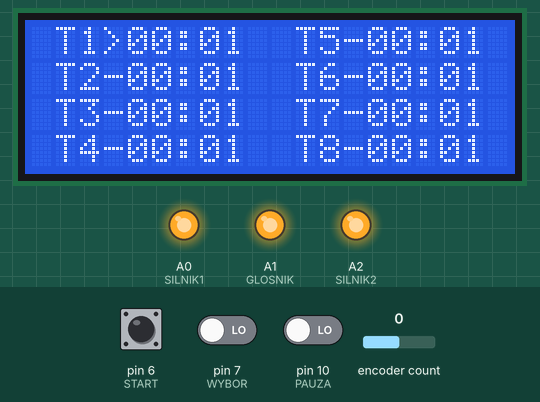
This sketch was run on a simulated Arduino Uno, built with avr-gcc and run on an emulated ATmega328P. On the bench: 20×4 character LCD, output pins drawn as LEDs (lit = HIGH). Dashed ring = blinking. Inputs (shaded band) come from the test bench; at power-on: pin 6 (START) LOW, pin 10 (PAUZA) LOW, pin 7 (WYBOR) LOW, encoder count 0.

Above: at 0.8 s.
0.9 s: pin 6 (START) pulled HIGH for 0.15 s
At 1.47 s:
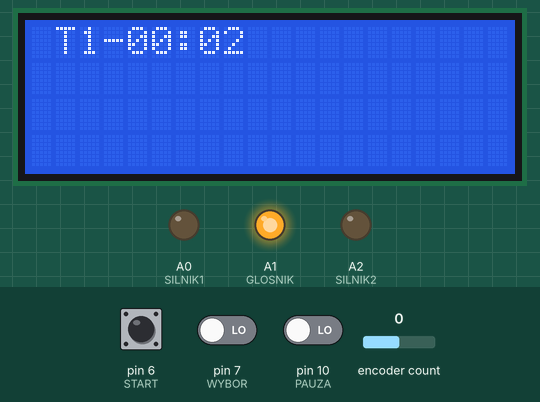
1.6 s: pin 10 (PAUZA) driven HIGH
At 2.0 s:
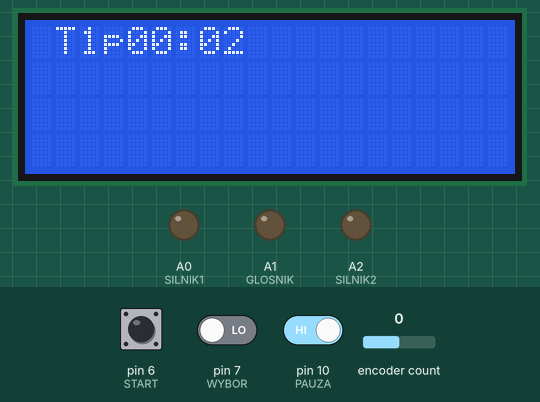
4.0 s: pin 6 (START) pulled HIGH for 1 s
At 4.72 s:
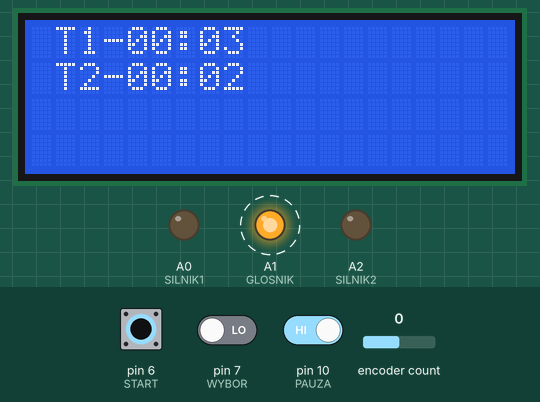
5.6 s: pin 6 (START) pulled HIGH for 0.15 s
6.3 s: pin 6 (START) pulled HIGH for 3.2 s
At 8.67 s:
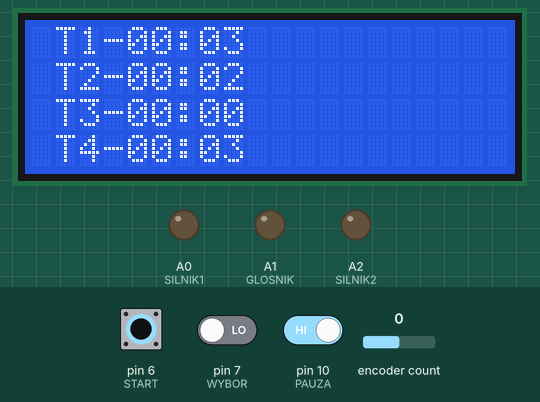
10.1 s: pin 6 (START) pulled HIGH for 0.15 s
At 10.87 s:
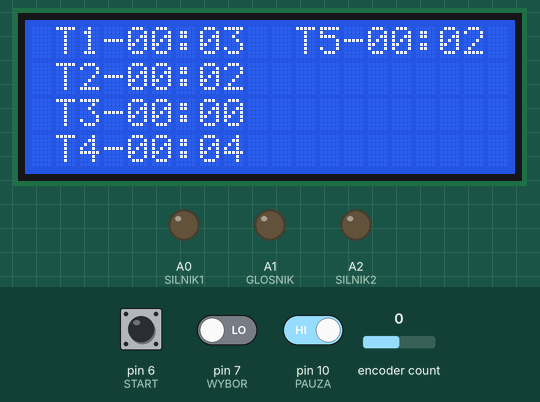
Timing chart, 0 to 11.8 s (numbered marks = the images above; inputs shaded):
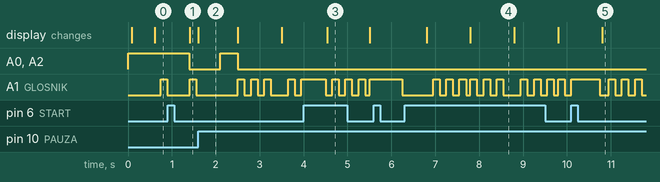

The sketch:

Clock.ino
```cpp
#include <LiquidCrystal.h>
#include <Timer.h>
#include <Encoder.h>
#include <EEPROM.h>

#define START 6     // start i nastepny czas
#define WYBOR 7     // wybor i zapis czasu
#define PAUZA 10    // pauza
#define SILNIK1 A0   // silnik
#define SILNIK2 A2
#define GLOSNIK A1  // glosnik

LiquidCrystal lcd(12, 11, 5, 4, 3, 2);
Timer tt;
Timer Beep;
Encoder enc(8, 9);  // enkoder

int q, old_t, k, col = 0, row = 0, i, t[8], u, minute, second, T = 0, MIN, SEC;

boolean newState[3] = {false, false, false}, lastState[3] = {false, false, false}, start = false, ticking = false, UP = false, lastUP = false;

void setup() {
  pinMode(START, INPUT);
  pinMode(WYBOR, INPUT);
  pinMode(GLOSNIK, OUTPUT);
  pinMode(PAUZA, INPUT);
  pinMode(SILNIK1, OUTPUT);
  pinMode(SILNIK2, OUTPUT);
  digitalWrite(SILNIK1, HIGH);
  digitalWrite(SILNIK2, HIGH);

  lcd.begin(20,4);

  for(u = 0; u <= 14; u = u + 2){
    t[u/2] = (int) ((EEPROM.read(u) & 0xFF) << 8) | (EEPROM.read(u+1) & 0xFF);
    delay(2);
  }

  int tick = tt.every(1000, count, 0);
  lcdUpdate(7, 8);
  timeUpdate();
}

void beep(int beeps){
  int beeper = Beep.oscillate(GLOSNIK, 150, LOW, beeps);
}

boolean button(int x){
  return lastState[x] == LOW && newState[x] == HIGH;
}

void setcursor(int x, int y){
  col = col + x;
  row = row + y;
  lcd.setCursor(col, row);
}

void count(){
  if(ticking){
    if(T == 0){
      digitalWrite(GLOSNIK, LOW);
    }
    T++;
    old_t = t[i];
    --t[i];
    if(t[i] > 10){
      if(T%30 == 0 && T%60 != 0){
        beep(1);
      } else if(T%60 == 0){
        beep(2);
      }
    }
    if(t[i] <= 10 && t[i] > 0){
      beep(1);
    }
    if(t[i] <= 0){
      beep(3);          //pikanie
     }
    if((t[i] == 599 && old_t == 600) || (t[i] == 5999 && old_t == 6000)){
      lcd.clear();
    }
    UP = !UP;
  }
}

void printNumber(int number, int m, int s){
  minute = number / 60;
  second = number - 60*minute;
  if(minute < 10 & m == 1) {
    lcd.print(0);
  }
  if(m == 1){
    lcd.print(minute);
    } else {
      setcursor(5, 0);
    }
  lcd.print(":");
  if(s == 1){
    if(second < 10 & s == 1){
      lcd.print(0);
    }
    lcd.print(second);
  }
}

void lcdUpdate(int x, int y){
  switch(x){
    case 7:
      col = 11; // 8
      row = 3;
      lcd.setCursor(col, row);
      if(y == 7){
        lcd.print("T8>");
      } else if(y == -8){
        lcd.print("T8p");
      }
      else {
        lcd.print("T8-");
      }
      printNumber(abs(t[7]), 1, 1);
    case 6:
      col = 11; // 7
      row = 2;
      lcd.setCursor(col, row);
      if(y == 6){
        lcd.print("T7>");
      } else if(y == -7){
        lcd.print("T7p");
      } else {
        lcd.print("T7-");
      }
      printNumber(abs(t[6]), 1, 1);
    case 5:
      col = 11;  // 6
      row = 1;
      lcd.setCursor(col, row);
      if(y == 5){
        lcd.print("T6>");
      } else if(y == -6){
        lcd.print("T6p");
      } else {
        lcd.print("T6-");
      }
      printNumber(abs(t[5]), 1, 1);
    case 4:
      col = 11; //5
      row = 0;
      lcd.setCursor(col, row);
      if(y == 4){
        lcd.print("T5>");
      } else if(y == -5){
        lcd.print("T5p");
      } else {
        lcd.print("T5-");
      }
      printNumber(abs(t[4]), 1, 1);
    case 3:
      col = 1;  // 4
      row = 3;
      lcd.setCursor(col, row);
      if(y == 3){
        lcd.print("T4>");
      } else if(y == -4){
        lcd.print("T4p");
      } else {
        lcd.print("T4-");
      }
      printNumber(abs(t[3]), 1, 1);
    case 2:
      col = 1;  // 3
      row = 2;
      lcd.setCursor(col, row);
      if(y == 2){
        lcd.print("T3>");
      } else if(y == -3){
        lcd.print("T3p");
      } else {
        lcd.print("T3-");
      }
      printNumber(abs(t[2]), 1, 1);
    case 1:
      col = 1; // 2
      row = 1;
      lcd.setCursor(col, row);
      if(y == 1){
        lcd.print("T2>");
      } else if(y == -2){
        lcd.print("T2p");
      } else {
        lcd.print("T2-");
      }
      printNumber(abs(t[1]), 1, 1);
    case 0:
      col = 1; //1
      row = 0;
      lcd.setCursor(col, row);
      if(y == 0){
        lcd.print("T1>");
      } else if(y == -1){
        lcd.print("T1p");
      } else {
        lcd.print("T1-");
      }
      printNumber(abs(t[0]), 1, 1);
    default: break;
  }
}

void lcdUpdate_set(int x, int m, int s){
  switch(x){
    case 0:
      col = 1; //1
      row = 0;
      lcd.setCursor(col, row);
      lcd.print("T1>");
      printNumber(abs(t[0]), m, s); break;
    case 1:
      col = 1; // 2
      row = 1;
      lcd.setCursor(col, row);
      lcd.print("T2>");
      printNumber(abs(t[1]), m, s); break;
    case 2:
      col = 1;  // 3
      row = 2;
      lcd.setCursor(col, row);
     lcd.print("T3>");
      printNumber(abs(t[2]), m, s); break;
    case 3:
      col = 1;  // 4
      row = 3;
      lcd.setCursor(col, row);
      lcd.print("T4>");
      printNumber(abs(t[3]), m, s); break;
    case 4:
      col = 11; //5
      row = 0;
      lcd.setCursor(col, row);
      lcd.print("T5>");
      printNumber(abs(t[4]), m, s); break;
    case 5:
      col = 11;  // 6
      row = 1;
      lcd.setCursor(col, row);
      lcd.print("T6>");
      printNumber(abs(t[5]), m, s); break;
    case 6:
      col = 11; // 7
      row = 2;
      lcd.setCursor(col, row);
      lcd.print("T7>");
      printNumber(abs(t[6]), m, s); break;
    case 7:
      col = 11; // 8
      row = 3;
      lcd.setCursor(col, row);
      lcd.print("T8>");
      printNumber(abs(t[7]), m, s); break;
    default: break;
  }
}

void timeSetup(){
  delay(500);
  MIN = t[i] / 60;
  SEC = abs(t[i] % 60);
  enc.write(MIN*2);
  beep(1);
  lcd.clear();
  while(true){                          //ustawienie minut
    newState[1] = digitalRead(WYBOR);
    if(button(1)){
      beep(1);
      break;
    }
    if(t[i] < 0){
      enc.write(0);
    }
    if(t[i] > 5940){
      enc.write(198);
    }
    if(enc.read()%2 == 0){
      t[i] =  enc.read()*30 + SEC;
    }
    lcdUpdate_set(i, 1, 0);
    lastState[1] = newState[1];
    Beep.update();
  }
  MIN = t[i] / 60;
  enc.write(t[i]*2);
  delay(500);
  lcd.clear();
  while(true){                           //ustawienie sekund
    newState[1] = digitalRead(WYBOR);
    if(button(1)){
      byte fbyte = (t[i] >> 8) & 0xFF;  //zapis czasu
      byte sbyte = t[i] & 0xFF;
      EEPROM.write(i*2, fbyte);
      delay(2);
      EEPROM.write(i*2 + 1, sbyte);
      delay(2);
      beep(1);
      lcd.clear();
      lcdUpdate(7, i);
      break;
    }
    if(t[i] < 0){
      enc.write(0);
    }
    if(t[i] > 5940){
      enc.write(0);
    }
    if(t[i] < MIN*60){
      enc.write((t[i] + 60)*2);
    }
    if(t[i] >= MIN*60 + 60){
      enc.write((t[i] - 60)*2);
    }
    t[i] =  enc.read()/2;
    lcdUpdate_set(i, 0 , 1);
    lastState[1] = newState[1];
    Beep.update();
    }
  enc.write(i*2);
  delay(200);
 }

void timeUpdate(){
    delay(500);
    int old_i = 1;
    enc.write(0);
    while(true){
      newState[0] = digitalRead(START);
      newState[1] = digitalRead(WYBOR);
      if(button(0)){
        delay(500);
        ticking = true;
        digitalWrite(SILNIK1, LOW);
        digitalWrite(SILNIK2, LOW);
        beep(1);
        break;
      }
      if(button(1)){
        timeSetup();
        ++i;
      }
      i = enc.read()/2;
      if(enc.read() < 0){
        enc.write(14);
      }
      if(enc.read() > 15){
        enc.write(0);
      }
      if(i != old_i){
        beep(1);
        lcd.clear();
        lcdUpdate(7, i);
      }

      lastState[0] = newState[0];
      lastState[1] = newState[1];

      old_i = i;
      Beep.update();
    }
    lcd.clear();
    i = 0;
  }


void loop() {
  newState[0] = digitalRead(START);
  newState[1] = digitalRead(WYBOR);
  newState[2] = digitalRead(PAUZA);

  if(button(0)){                                  // nastepny czas
    newtime:
    delay(500);
    t[i] = T;
    ticking = true;
    digitalWrite(SILNIK1, LOW);
    digitalWrite(SILNIK2, LOW);
    T = 0;
    beep(1);
     ++i;
     if(i == 8){
      lcdUpdate(7, 8);
      digitalWrite(SILNIK1, HIGH);
      digitalWrite(SILNIK2, HIGH);
      lastState[0] = LOW;
      newState[0] = LOW;
      while(true){
        newState[0] = digitalRead(START);
        if(button(0)){
          break;
        }
        delay(100);
        Beep.update();
        lastState[0] = newState[0];
      }
      for(u = 0; u <= 14; u = u + 2){
        t[u/2] = (int) ((EEPROM.read(u) & 0xFF) << 8) | (EEPROM.read(u + 1) & 0xFF);
        delay(2);
      }
      beep(1);
      lcd.clear();
      digitalWrite(SILNIK1, LOW);
      digitalWrite(SILNIK2, LOW);
      i = 0;
     }
    }

  if(button(2)){                                  // pauza
    lcdUpdate(i, -i-1);
    delay(500);
    ticking = false;
    beep(1);
    digitalWrite(SILNIK1, HIGH);
    digitalWrite(SILNIK2, HIGH);
    while(true){
      newState[0] = digitalRead(START);
      newState[2] = digitalRead(PAUZA);

      if(button(0)){                              // koniec pauzy i nastepny czas
        goto newtime;
        break;
      }

      if(button(2)){                              // koniec pauzy
        beep(1);
          break;
      }

      lastState[0] = newState[0];
      lastState[2] = newState[2];
      Beep.update();
    }
    delay(400);
    ticking = true;
    digitalWrite(SILNIK1, LOW);
    digitalWrite(SILNIK2, LOW);
  }

  lastState[0] = newState[0];
  lastState[1] = newState[1];
  lastState[2] = newState[2];

  if(UP != lastUP){
    lcdUpdate(i, 8);
    lastUP = UP;
  }
  tt.update();
  Beep.update();
}
```

Measured:
- after the input at 0.9 s, A0 (SILNIK1), A2 (SILNIK2): HIGH → LOW after 0.50 s; A1 (GLOSNIK): LOW → HIGH after 0.50 s, → LOW 0.15 s later; the display: first changes after 0.50 s (image 1 shows a later state)
- after the input at 1.6 s, A0 (SILNIK1), A2 (SILNIK2): LOW → HIGH after 0.50 s, → LOW 0.40 s later; the display: changes at once (image 2)
- after the input at 4.0 s, the display: changes after 0.54 s (image 3)
- after the input at 6.3 s, the display: first changes after 0.51 s (image 4 shows a later state)
- after the input at 10.1 s, the display: changes after 0.70 s (image 5)
- what the display in image 2 shows lasts 0.9 s, from 1.6 s to 2.5 s
- what the display in image 4 shows lasts 1.0 s, from 7.8 s to 8.8 s
